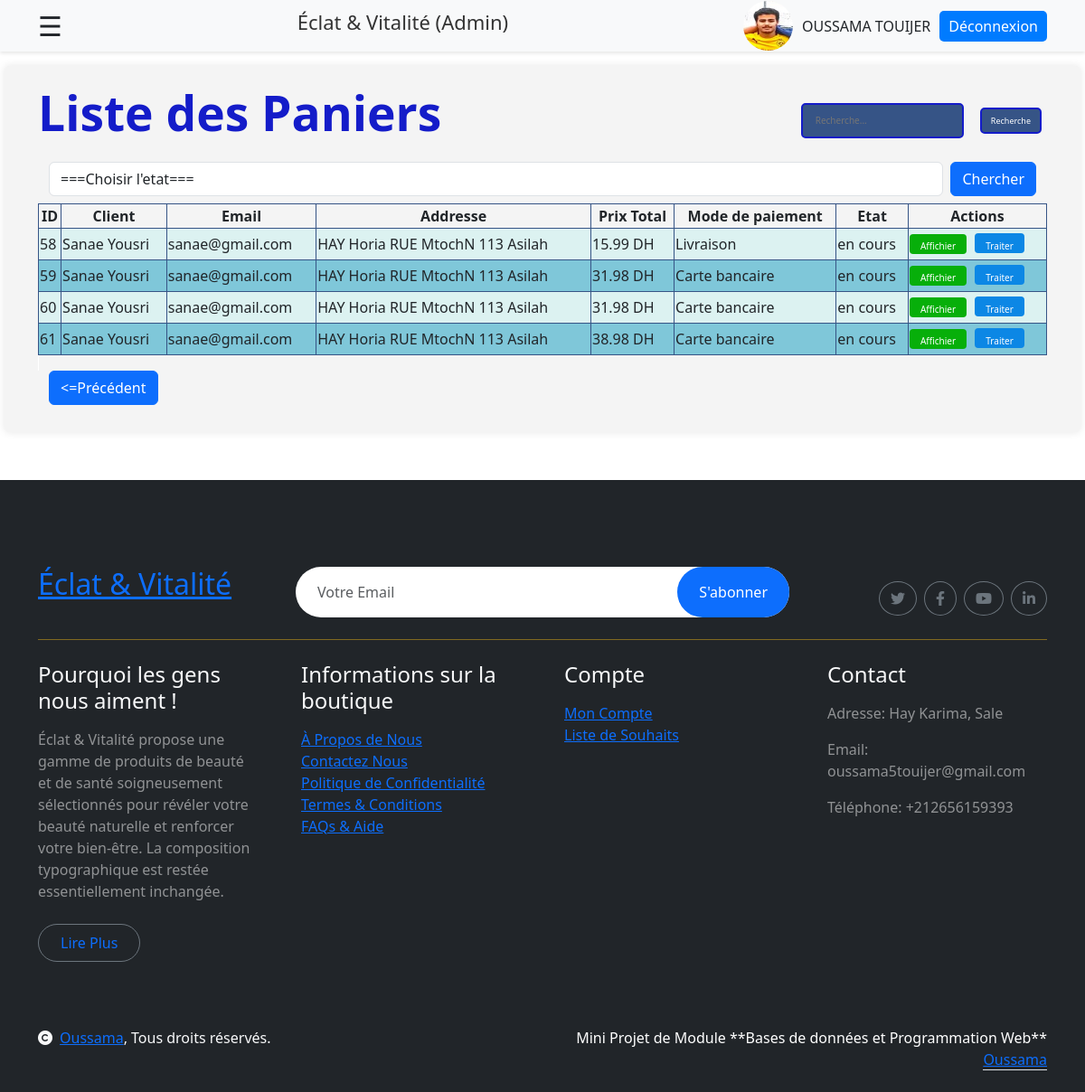
/admin/vente/listeVentes.php?page=2 (signed in), run on the app's committed database.
### tables this page shows
CREATE TABLE IF NOT EXISTS `panier` (
  `id` int NOT NULL AUTO_INCREMENT,
  `idClient` bigint NOT NULL,
  `total` double(100,2) NOT NULL,
  `date_modified` timestamp NULL DEFAULT CURRENT_TIMESTAMP ON UPDATE CURRENT_TIMESTAMP,
  `date_creation` timestamp NULL DEFAULT CURRENT_TIMESTAMP,
  `etat_commande` enum('en cours','en livraison','livrée','annulée','autre') DEFAULT 'en cours',
  `mode_paiement` enum('Livraison','Carte bancaire') NOT NULL DEFAULT 'Livraison',
  PRIMARY KEY (`id`),
  KEY `fk_IdUser` (`idClient`)
);

CREATE TABLE IF NOT EXISTS `users` (
  `id` bigint NOT NULL AUTO_INCREMENT,
  `nom` varchar(100) DEFAULT NULL,
  `prenom` varchar(100) DEFAULT NULL,
  `email` varchar(255) DEFAULT NULL,
  `password` varchar(255) DEFAULT NULL,
  `user_type` enum('client','admin') DEFAULT NULL,
  `telephone` varchar(20) DEFAULT NULL,
  `address` varchar(255) DEFAULT NULL,
  `ville` varchar(100) DEFAULT NULL,
  `date_creation` timestamp NULL DEFAULT CURRENT_TIMESTAMP,
  `date_modification` timestamp NULL DEFAULT CURRENT_TIMESTAMP ON UPDATE CURRENT_TIMESTAMP,
  `etat` tinyint(1) DEFAULT '0',
  PRIMARY KEY (`id`)
);

### include/functionsPanier.php (called while the page is built, shortened)
<?php
function connectToDatabase() {
    $servername = "localhost";
    $username = "root";
    $password = "";
    $DBname = "eclat_vitalite";
    try {
        $conn = new PDO("mysql:host=$servername;dbname=$DBname", $username, $password);
        $conn->setAttribute(PDO::ATTR_ERRMODE, PDO::ERRMODE_EXCEPTION);
        return $conn;
    } catch(PDOException $e) {
        echo "Échec de la connexion : " . $e->getMessage();
        exit();
    }
}
function getAllPaniers() {
    try {
        $conn = connectToDatabase();
        $requete = "SELECT p.*, u.nom,u.prenom,u.address,u.email FROM panier p INNER JOIN users u ON u.id = p.idClient";
        $resultat = $conn->query($requete);
        $paniers = $resultat->fetchAll(PDO::FETCH_ASSOC);
        return $paniers;
    } catch(PDOException $e) {
        echo "Erreur lors de l'exécution de la requête : " . $e->getMessage();
        $conn = null;
        exit();
    }
}
?>

### admin/vente/listeVentes.php (the view, shortened to what this page needs)
<?php
include '../../include/functionsPanier.php';
$paniers = [];
if (!empty($_POST['sPro'])) {
    $paniers = searchPaniers($_POST['sPro']);
} else {
    $paniers = getAllPaniers();
}
$page = isset($_GET['page']) ? $_GET['page'] : 1;
$paniersPerPage = 12;
$startIndex = ($page - 1) * $paniersPerPage;
$paniersToShow = array_slice($paniers, $startIndex, $paniersPerPage);
?>
<!DOCTYPE html>
<html lang="en">
<head>
    <link rel="stylesheet" href="stylesVentes.css">
    <link href="https://cdn.jsdelivr.net/npm/bootstrap@5.3.3/dist/css/bootstrap.min.css" rel="stylesheet" />
    <link href="https://getbootstrap.com/docs/5.3/assets/css/docs.css" rel="stylesheet" />
    <link rel="stylesheet" href="https://cdnjs.cloudflare.com/ajax/libs/font-awesome/6.0.0-beta3/css/all.min.css">
</head>
<body>
<header class="ous" >
    <div class="container d-flex justify-content-between align-items-center">
        <span style="font-size:30px;cursor:pointer" onclick="openDrawer()">&#9776;</span>
        <div class="logo-wrapper">
            <h6 style=" font-size: 22px; color: #333;">Éclat & Vitalité (Admin)</h6>
        </div>
        <div class="user-wrapper">
            <a href="../profile.php">
                <img src="../userImages/user.jpg" alt="user" class="user-image">
            </a>
            <span class="username"><?php echo htmlspecialchars($_SESSION['prenom'].' ' .$_SESSION['nom']); ?></span>
            <?php
            if(isset($_SESSION['email'])) {
                echo '<a class="logout-btn" href="../deconnexion.php">Déconnexion</a>';
            }
            ?>
        </div>
    </div>
</header>
    <div class="main-content">
        <main >
            <div class="container">
                <?php
                if(isset($_SESSION['email'])) {
                echo "<div class='title-and-button'>";
                echo "<h2 class='title' >Liste des Paniers</h1>";
                print'<form method="post" action="" >
                    <input type="text" for="b1" name="sPro" placeholder="Recherche..." class="iptR">
                    <button type="submit" id="b1" class="buR" >
                        Recherche
                    </button>
                </form>';
                echo "</div>";?>
            </div>
       <div class="container">
                <?php
                if (empty($paniersToShow)) {
                    echo "<p>Aucun paniers trouvé.</p>";
                } else {
                    echo "<div class='alert alert-danger'>Échec de la mise à jour du panier. Veuillez réessayer !!!</div>";?>
           <div class="container mb-2">
               <form action="" method="post" class="d-flex align-items-end">
                   <select name='etat_commande' class="form-control me-2">
                       <option value='en cours'>===Choisir l'etat===</option>
                   </select>
                   <button type="submit" name="btS" class="btn btn-primary">Chercher</button>
               </form>
           </div>
                <?php
                echo ' <div class="siw"> <table class="tablee" style="margin-left: auto; margin-right: auto;">
                    <thead>
                <tr>
                    <th>ID</th>
                    <th>Client</th>
                    <th>Email</th>
                    <th>Addresse</th>
                    <th>Prix Total</th>
                    <th>Mode de paiement</th>
                    <th>Etat</th>
                    <th>Actions</th>
                </tr>
                    </thead>
                    <tbody>';
                foreach ($paniersToShow as $panier) {
                    echo "<tr>
                                      <td>{$panier['id']}</td>
                                      <td>{$panier['nom']} {$panier['prenom']}</td>
                                      <td>{$panier['email']}</td>
                                      <td>{$panier['address']}</td>
                                      <td>{$panier['total']} DH</td>
                                      <td>{$panier['mode_paiement']}</td>
                                      <td>{$panier['etat_commande']}</td>
                                      <td class='action-buttons'>
                                           <a  data-bs-toggle='modal' data-bs-target='#modifierModal{$panier['id']}' ><button class='edit-button'>Affichier</button></a>
                                           <a data-bs-toggle='modal' data-bs-target='#traitModal{$panier['id']}' ><button class='delete-button'>Traiter</button></a>
                                      </td>
                         </tr>";
                        }
                    echo '</tbody>';
                    echo '</table>';?>
            </div>
        <?php
                    echo '<div class="container pagination-buttons" style="margin-left: auto; margin-right: auto;">';
                    if ($page > 1) {
                        echo '<a href="?page='.($page-1).'" class="btn btn-primary"><=Précédent</a>';
                    }
                    echo '</div>';
                }
                } else {
                    echo "<p>Session data not found.</p>";
                }
               ?>
        </main>
    </div>
<?php include '../../include/footer.php'?>
</body>
</html>

### data on the page
panier: id "58", idClient.nom "Sanae", idClient.prenom "Yousri", idClient.email "sanae@gmail.com", idClient.address "HAY Horia RUE MtochN 113 Asilah", total "15.99", mode_paiement "Livraison", etat_commande "en cours"
panier: id "59", idClient.nom "Sanae", idClient.prenom "Yousri", idClient.email "sanae@gmail.com", idClient.address "HAY Horia RUE MtochN 113 Asilah", total "31.98", mode_paiement "Carte bancaire", etat_commande "en cours"
panier: id "60", idClient.nom "Sanae", idClient.prenom "Yousri", idClient.email "sanae@gmail.com", idClient.address "HAY Horia RUE MtochN 113 Asilah", total "31.98", mode_paiement "Carte bancaire", etat_commande "en cours"
panier: id "61", idClient.nom "Sanae", idClient.prenom "Yousri", idClient.email "sanae@gmail.com", idClient.address "HAY Horia RUE MtochN 113 Asilah", total "38.98", mode_paiement "Carte bancaire", etat_commande "en cours"

### other printed values
$_SESSION['prenom'].' ' .$_SESSION['nom'] "OUSSAMA TOUIJER"
